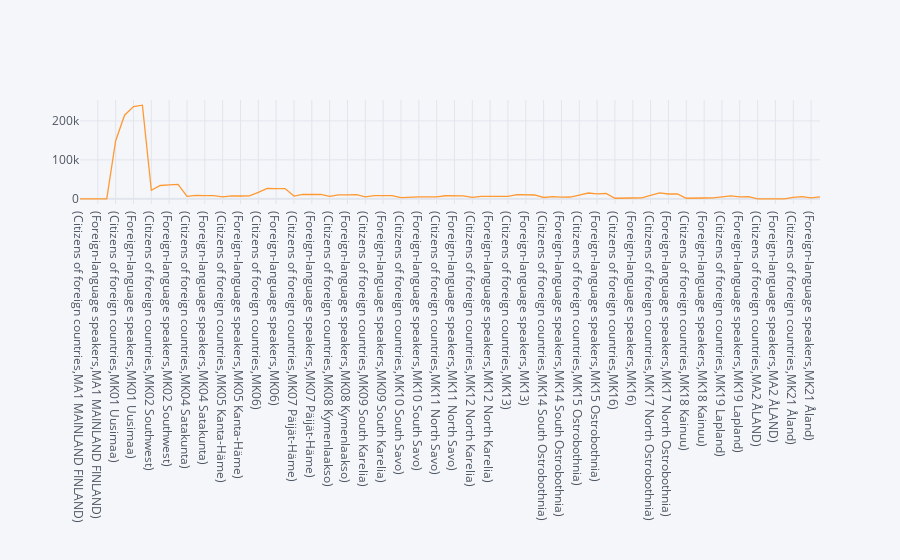

Notebook source saved alongside this figure:
### Markdown cell above
<b><span style='color:blue'> This is the bar graph visualization of different attributes for the whole country from 2010 and 2019. Specific year can be selected to see the attributes contribution or all the years data can be viewed together but in doing so the graphical visualization becomes a bit messier so it is recomended to select specific years from the index to view the graph.</span>

### Code cell
region=data2.query('Region!="WHOLE COUNTRY"').reset_index(drop=True).iplot(kind='line',x=["Attribute","Region"],y=[2019])

### Figure 1 — Plotly figure (JSON) as saved in the notebook; plotly's stock layout.template omitted (floating-point values rounded to 4 significant figures)
{"data": [{"line": {"color": "rgba(255, 153, 51, 1.0)", "dash": "solid", "shape": "linear", "width": 1.3}, "mode": "lines", "name": "2019", "text": "", "type": "scatter", "x": ["(Citizens of foreign countries,MA1 MAINLAND FINLAND)", "(Persons born abroad,MA1 MAINLAND FINLAND)", "(Foreign-language speakers,MA1 MAINLAND FINLAND)", "(Persons with foreign background,MA1 MAINLAND FINLAND)", "(Citizens of foreign countries,MK01 Uusimaa)", "(Persons born abroad,MK01 Uusimaa)", "(Foreign-language speakers,MK01 Uusimaa)", "(Persons with foreign background,MK01 Uusimaa)", "(Citizens of foreign countries,MK02 Southwest)", "(Persons born abroad,MK02 Southwest)", "(Foreign-language speakers,MK02 Southwest)", "(Persons with foreign background,MK02 Southwest)", "(Citizens of foreign countries,MK04 Satakunta)", "(Persons born abroad,MK04 Satakunta)", "(Foreign-language speakers,MK04 Satakunta)", "(Persons with foreign background,MK04 Satakunta)", "(Citizens of foreign countries,MK05 Kanta-Häme)", "(Persons born abroad,MK05 Kanta-Häme)", "(Foreign-language speakers,MK05 Kanta-Häme)", "(Persons with foreign background,MK05 Kanta-Häme)", "(Citizens of foreign countries,MK06)", "(Persons born abroad,MK06)", "(Foreign-language speakers,MK06)", "(Persons with foreign background,MK06)", "(Citizens of foreign countries,MK07 Päijät-Häme)", "(Persons born abroad,MK07 Päijät-Häme)", "(Foreign-language speakers,MK07 Päijät-Häme)", "(Persons with foreign background,MK07 Päijät-Häme)", "(Citizens of foreign countries,MK08 Kymenlaakso)", "(Persons born abroad,MK08 Kymenlaakso)", "(Foreign-language speakers,MK08 Kymenlaakso)", "(Persons with foreign background,MK08 Kymenlaakso)", "(Citizens of foreign countries,MK09 South Karelia)", "(Persons born abroad,MK09 South Karelia)", "(Foreign-language speakers,MK09 South Karelia)", "(Persons with foreign background,MK09 South Karelia)", "(Citizens of foreign countries,MK10 South Savo)", "(Persons born abroad,MK10 South Savo)", "(Foreign-language speakers,MK10 South Savo)", "(Persons with foreign background,MK10 South Savo)", "(Citizens of foreign countries,MK11 North Savo)", "(Persons born abroad,MK11 North Savo)", "(Foreign-language speakers,MK11 North Savo)", "(Persons with foreign background,MK11 North Savo)", "(Citizens of foreign countries,MK12 North Karelia)", "(Persons born abroad,MK12 North Karelia)", "(Foreign-language speakers,MK12 North Karelia)", "(Persons with foreign background,MK12 North Karelia)", "(Citizens of foreign countries,MK13)", "(Persons born abroad,MK13)", "(Foreign-language speakers,MK13)", "(Persons with foreign background,MK13)", "(Citizens of foreign countries,MK14 South Ostrobothnia)", "(Persons born abroad,MK14 South Ostrobothnia)", "(Foreign-language speakers,MK14 South Ostrobothnia)", "(Persons with foreign background,MK14 South Ostrobothnia)", "(Citizens of foreign countries,MK15 Ostrobothnia)", "(Persons born abroad,MK15 Ostrobothnia)", "(Foreign-language speakers,MK15 Ostrobothnia)", "(Persons with foreign background,MK15 Ostrobothnia)", "(Citizens of foreign countries,MK16)", "(Persons born abroad,MK16)", "(Foreign-language speakers,MK16)", "(Persons with foreign background,MK16)", "(Citizens of foreign countries,MK17 North Ostrobothnia)", "(Persons born abroad,MK17 North Ostrobothnia)", "(Foreign-language speakers,MK17 North Ostrobothnia)", "(Persons with foreign background,MK17 North Ostrobothnia)", "(Citizens of foreign countries,MK18 Kainuu)", "(Persons born abroad,MK18 Kainuu)", "(Foreign-language speakers,MK18 Kainuu)", "(Persons with foreign background,MK18 Kainuu)", "(Citizens of foreign countries,MK19 Lapland)", "(Persons born abroad,MK19 Lapland)", "(Foreign-language speakers,MK19 Lapland)", "(Persons with foreign background,MK19 Lapland)", "(Citizens of foreign countries,MA2 ÅLAND)", "(Persons born abroad,MA2 ÅLAND)", "(Foreign-language speakers,MA2 ÅLAND)", "(Persons with foreign background,MA2 ÅLAND)", "(Citizens of foreign countries,MK21 Åland)", "(Persons born abroad,MK21 Åland)", "(Foreign-language speakers,MK21 Åland)", "(Persons with foreign background,MK21 Åland)"], "y": [0, 0, 0, 0, 149253, 214768, 236959, 240435, 21913, 34140, 35809, 36828, 6280, 8640, 7927, 8117, 5118, 7359, 7221, 7337, 16329, 26511, 26166, 26384, 7134, 11135, 10994, 11285, 6270, 9961, 10180, 10463, 4785, 8000, 8092, 8351, 3180, 4925, 4862, 4945, 5050, 7879, 7506, 7664, 3909, 6357, 6249, 6389, 6309, 10731, 9531, 9807, 3344, 5406, 4344, 4591, 9634, 14905, 12665, 13614, 1447, 2626, 2038, 2123, 8908, 15377, 12358, 12744, 1357, 2283, 2090, 2154, 3988, 7679, 5032, 5505, 0, 0, 0, 0, 3421, 5497, 2621, 4758]}], "layout": {"legend": {"bgcolor": "#F5F6F9", "font": {"color": "#4D5663"}}, "paper_bgcolor": "#F5F6F9", "plot_bgcolor": "#F5F6F9", "title": {"font": {"color": "#4D5663"}}, "xaxis": {"gridcolor": "#E1E5ED", "showgrid": true, "tickfont": {"color": "#4D5663"}, "title": {"font": {"color": "#4D5663"}, "text": ""}, "zerolinecolor": "#E1E5ED"}, "yaxis": {"gridcolor": "#E1E5ED", "showgrid": true, "tickfont": {"color": "#4D5663"}, "title": {"font": {"color": "#4D5663"}, "text": ""}, "zerolinecolor": "#E1E5ED"}}}
